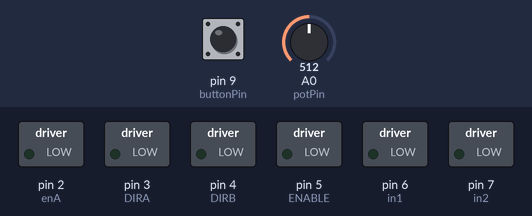
Bench run of a sketch on a simulated Arduino Uno, built with avr-gcc and run on an emulated ATmega328P. Shown: switched loads named in the sketch (green lamp = pin HIGH). Inputs (shaded band) come from the test bench; at power-on: pin 9 (buttonPin) HIGH, A0 (potPin) = 512. What the sketch prints to the serial monitor is not drawn.

Above: at 1.2 s.
1.3 s: pin 9 (buttonPin) pulled LOW for 0.15 s
At 2.5 s:
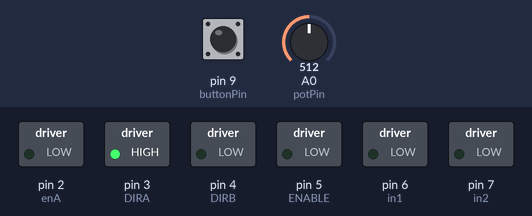
2.9 s: A0 (potPin) set to 559
At 3.9 s:
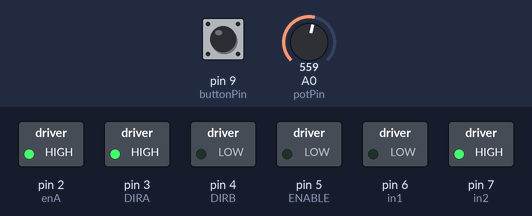
4.4 s: A0 (potPin) set to 306
At 4.9 s:
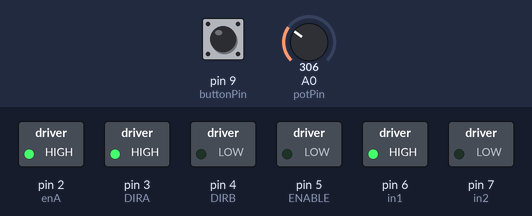
5.9 s: pin 9 (buttonPin) pulled LOW for 1 s
At 6.6 s:
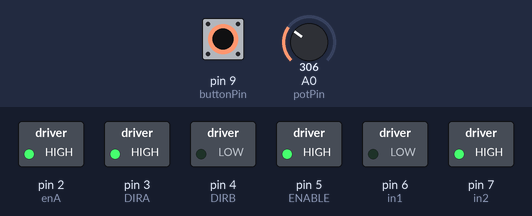
8.4 s: pin 9 (buttonPin) pulled LOW for 3.2 s
At 12.1 s:
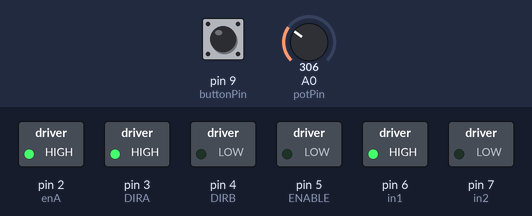
13.1 s: A0 (potPin) set to 451
14.6 s: A0 (potPin) set to 474
At 15.1 s:
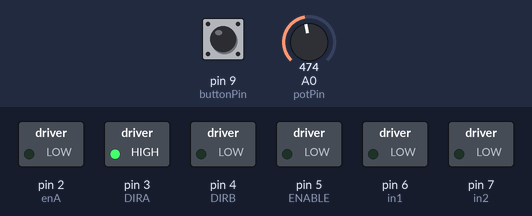
Timing chart, 0 to 17.1 s (numbered marks = the images above; inputs shaded):
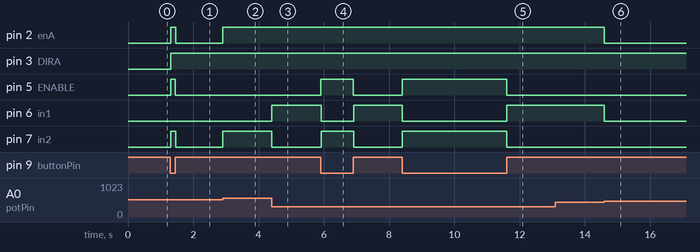

Measured:
- the behaviour switches between 540 and 541 on A0 (potPin) (found by bisection; images 1 and 2)
- the behaviour switches between 459 and 460 on A0 (potPin) (found by bisection; images 5 and 6)
- after the input at 1.3 s, pin 2 (enA), pin 5 (ENABLE), pin 7 (in2): LOW → HIGH at once, → LOW 0.15 s later; pin 3 (DIRA): LOW → HIGH at once
- after the input at 2.9 s, pin 2 (enA), pin 7 (in2): LOW → HIGH at once
- after the input at 4.4 s, pin 6 (in1): LOW → HIGH at once; pin 7 (in2): HIGH → LOW at once
- after the input at 5.9 s, pin 5 (ENABLE), pin 7 (in2): LOW → HIGH at once, → LOW 1.0 s later; pin 6 (in1): HIGH → LOW at once, → HIGH 1.0 s later
- after the input at 8.4 s, pin 5 (ENABLE), pin 7 (in2): LOW → HIGH at once, → LOW 3.2 s later; pin 6 (in1): HIGH → LOW at once, → HIGH 3.2 s later
- after the input at 14.6 s, pin 2 (enA), pin 6 (in1): HIGH → LOW at once

The sketch:

sketch_sep20a.ino
```cpp
#define ENABLE    5
#define DIRA      3
#define DIRB      4
#define potPin    A0
#define enA       2
#define in1       6
#define in2       7
//#define pressurePin A4

int buttonPin = 9;
int slideValue = 200;

void setup() {
  Serial.begin(9600);
  pinMode(ENABLE, OUTPUT);
  pinMode(DIRA, OUTPUT);
  pinMode(DIRB, OUTPUT);
  pinMode(potPin, INPUT);
  pinMode(enA, OUTPUT);
  pinMode(in1, OUTPUT);
  pinMode(in2, OUTPUT);
  //  pinMode(pressurePin, INPUT);
  pinMode(buttonPin, INPUT_PULLUP);
}

void loop() {
  Serial.println(digitalRead(buttonPin));
  Serial.println(analogRead(potPin));
//  Serial.println(slideValue);

  SlideToValue(slideValue);

  if (digitalRead(buttonPin) == 0) {
    slideValue = 100;
    digitalWrite(ENABLE, HIGH); //enable on
    digitalWrite(DIRA, HIGH); //one way
    digitalWrite(DIRB, LOW);
  } else {
    slideValue = 500;
    digitalWrite(ENABLE, LOW); //slow stop
  }

//  delay(1000);
}

void SlideToValue(int targetValue) {
  int val = analogRead(potPin);
  if (abs(val - targetValue) > 40) {

    if (val > targetValue) {
      digitalWrite(in1, LOW);
      digitalWrite(in2, HIGH);
    } else {
      digitalWrite(in1, HIGH);
      digitalWrite(in2, LOW);
    }

    analogWrite(enA, max(min(abs(val - targetValue), 255), 200));

  } else {
    // Turn off motor
    digitalWrite(in1, LOW);
    digitalWrite(in2, LOW);
    analogWrite(enA, 0);
  }
}
```
